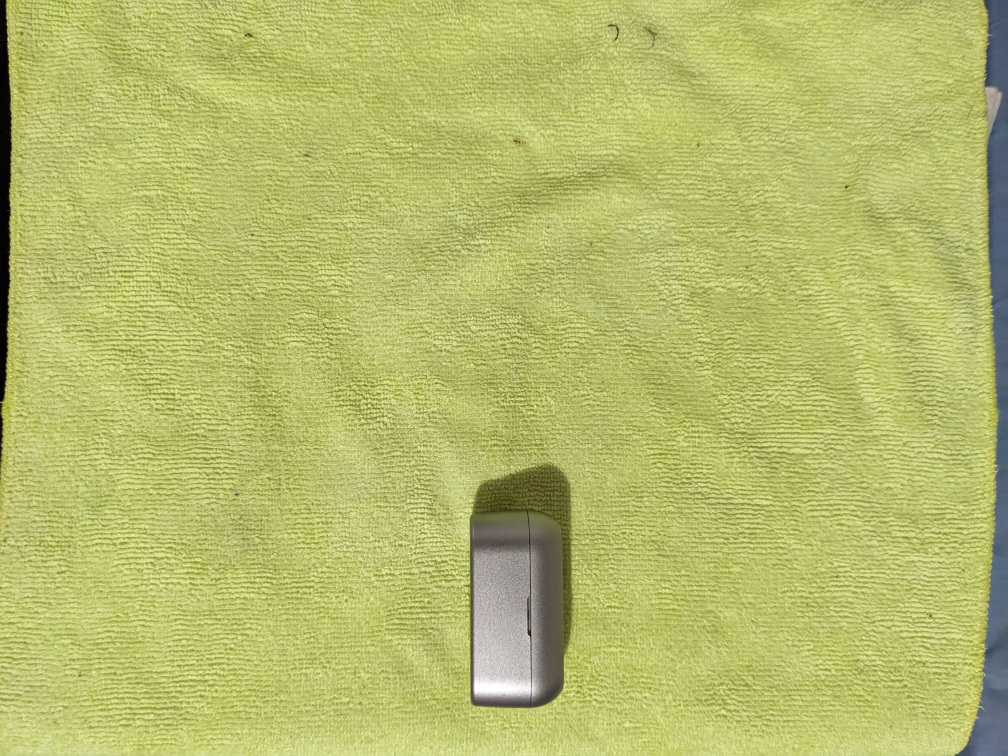
#> input picture images/case.jpg, 4032 x 3024 px, given in place of the camera (shown at 1/4 size)
$ python congreso_camera.py
#> lines starting #> are read from the running program, lines starting #| are printed output that depends on the picture; after the words box and inside, x2 and y2 are one past the last pixel; in counts of white or black regions, pixels touching at a corner belong together
import cv2
# from skimage.metrics import structural_similarity as ss
from matplotlib import pyplot as plt

vid=cv2.VideoCapture(1)

def show(image):
    # image=cv2.resize(image,(900,900))
    cv2.imshow('imagen',image)

    cv2.waitKey(0)
    cv2.destroyAllWindows()
try:
    while True:
        result=False
        a=10
        #sigue tomando foto hasta que salga un resultado positivo
        while not(result) and a>=0:
            result,image=vid.read()
#> image is the input picture: shape (3024, 4032, 3); mean B, G, R 108.3, 187.8, 183
            a-=1


        im1=cv2.cvtColor(image,cv2.COLOR_BGR2GRAY)
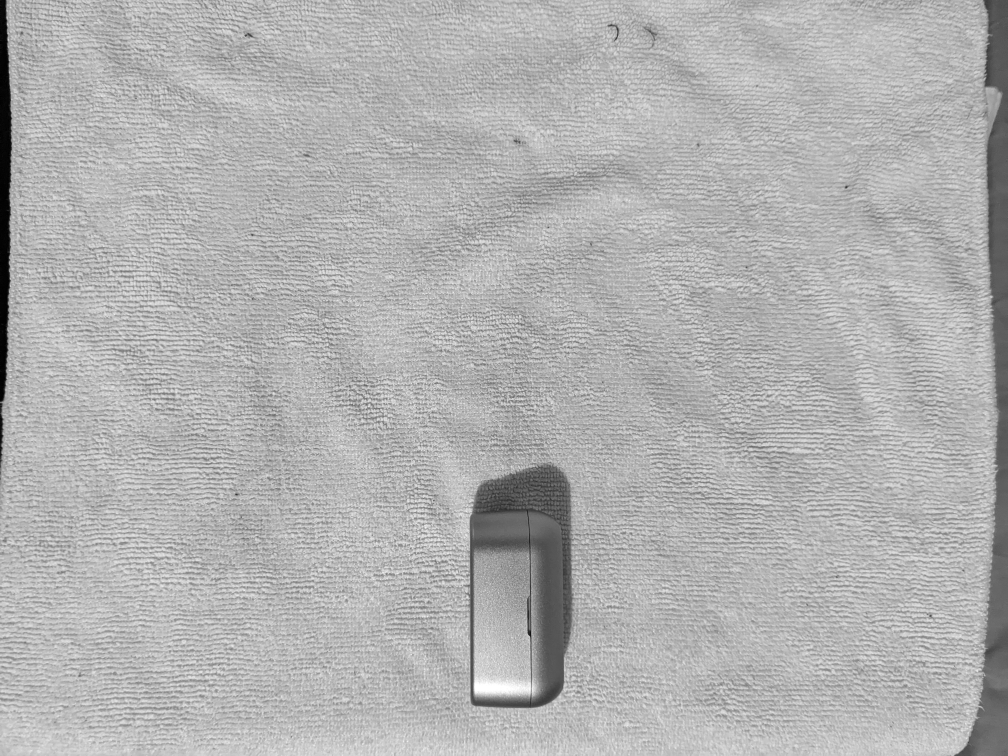
#> im1: shape (3024, 4032) (shown at 1/4 size); min 0, max 255, mean 177.2

        #blur image
        im1=cv2.blur(im1,(5,5))
        #set threshold
        _,t=cv2.threshold(im1,100,255,cv2.THRESH_BINARY_INV)
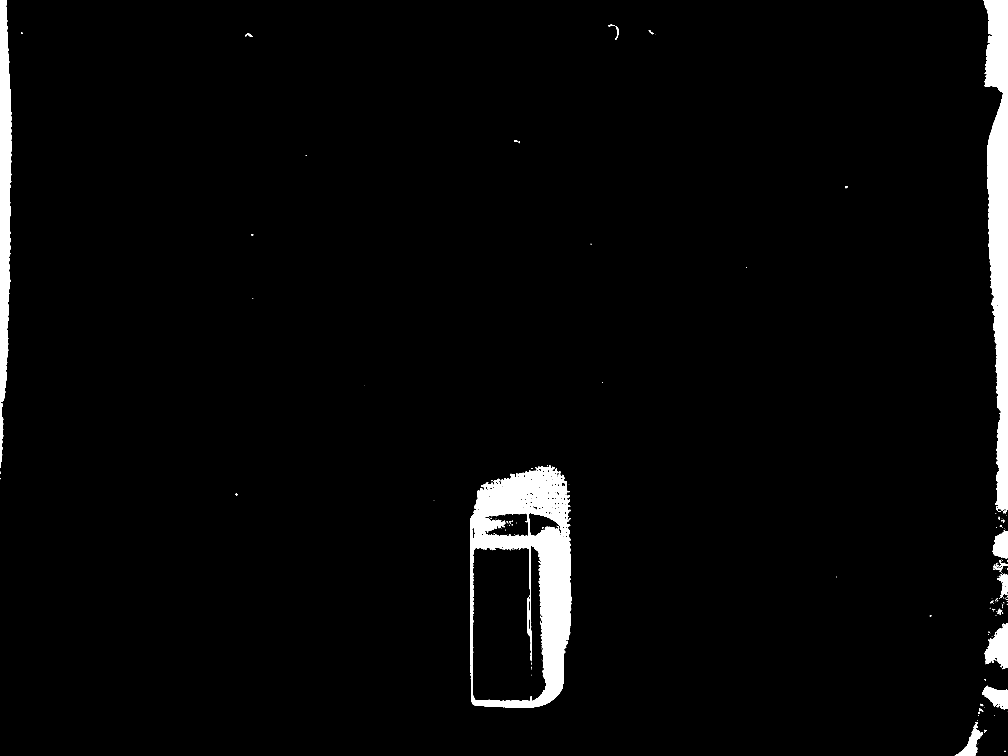
#> t: shape (3024, 4032) (shown at 1/4 size); 3.1% white; 203 white regions (157 under 20 px)
        c,b=cv2.findContours(t,cv2.RETR_EXTERNAL,cv2.CHAIN_APPROX_NONE)
#> c = 160 contours, 125 with area under 20; largest, box (x1, y1, x2, y2) and area: (1881, 1861, 2288, 2831) 350580, (3934, 0, 4032, 2043) 122727, (0, 0, 48, 1608) 55793, (3938, 2494, 4032, 2677) 10070, (3928, 2744, 4032, 2840) 5476; b = 160 rows, first 6: [1, -1, -1, -1], [2, 0, -1, -1], [3, 1, -1, -1], [4, 2, -1, -1], [5, 3, -1, -1], [6, 4, -1, -1]
        im1=cv2.drawContours(image,c,-1,(0,255,0),1)
#> im1: shape (3024, 4032, 3)
        show(im1)

except KeyboardInterrupt:
    vid.release()

$ run again, on images/empty.jpg
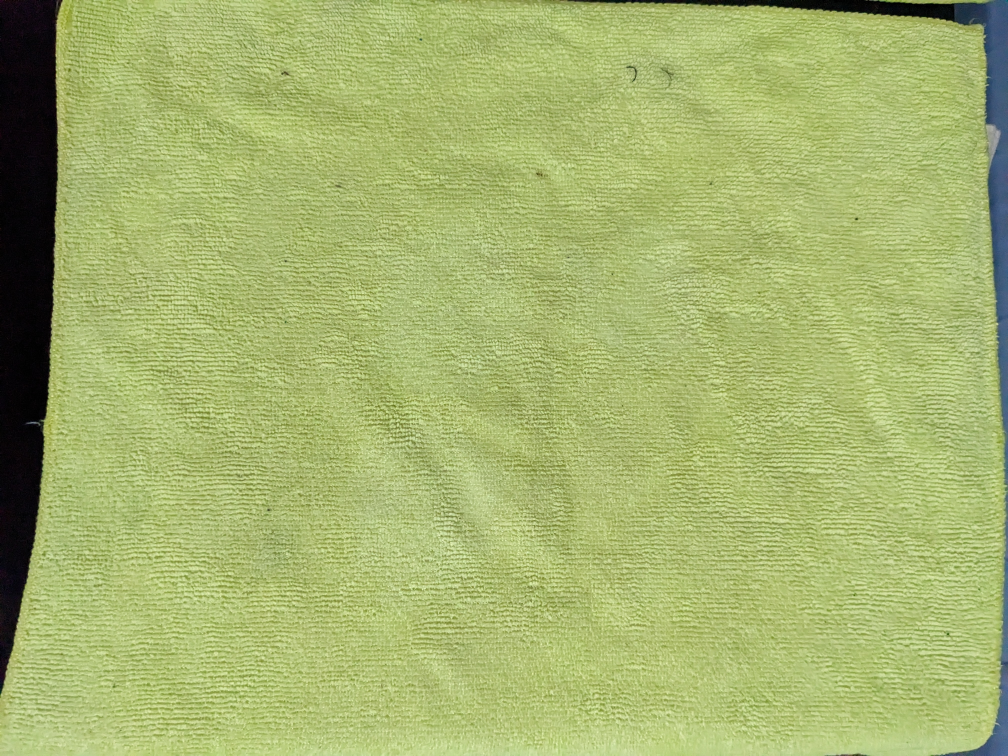
#> input picture images/empty.jpg, 4032 x 3024 px, given in place of the camera (shown at 1/4 size)
#> image is the input picture: shape (3024, 4032, 3); mean B, G, R 110.7, 180.3, 165.4
#> `im1=cv2.cvtColor(image,cv2.COLOR_BGR2GRAY)`:
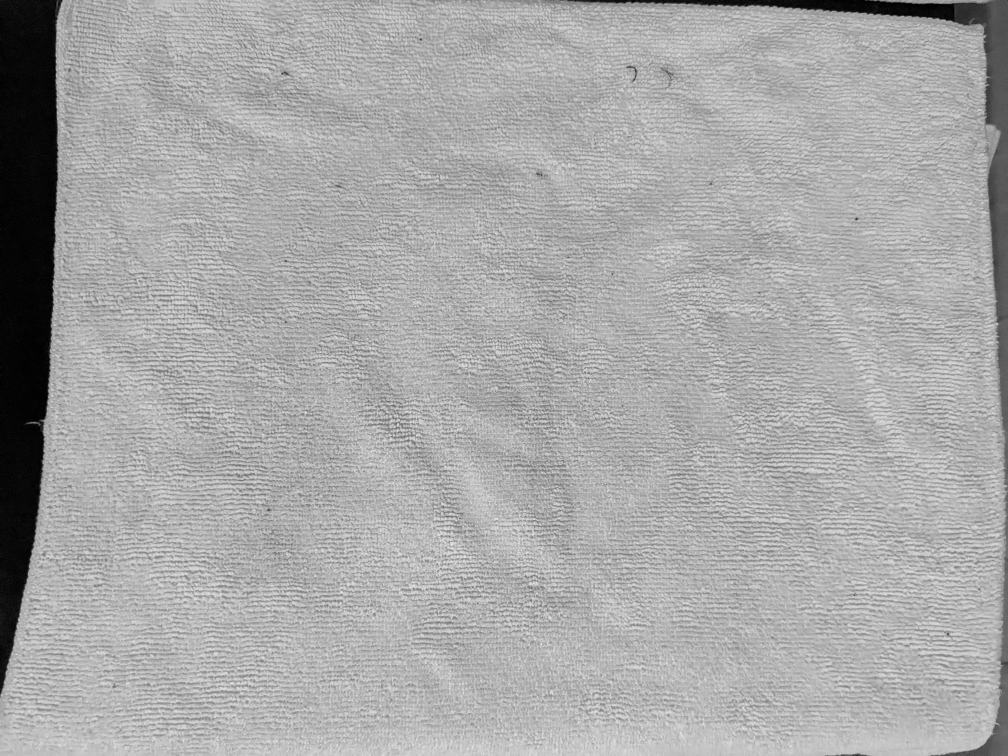
#> im1: shape (3024, 4032) (shown at 1/4 size); min 0, max 247, mean 167.9
#> `_,t=cv2.threshold(im1,100,255,cv2.THRESH_BINARY_INV)`:
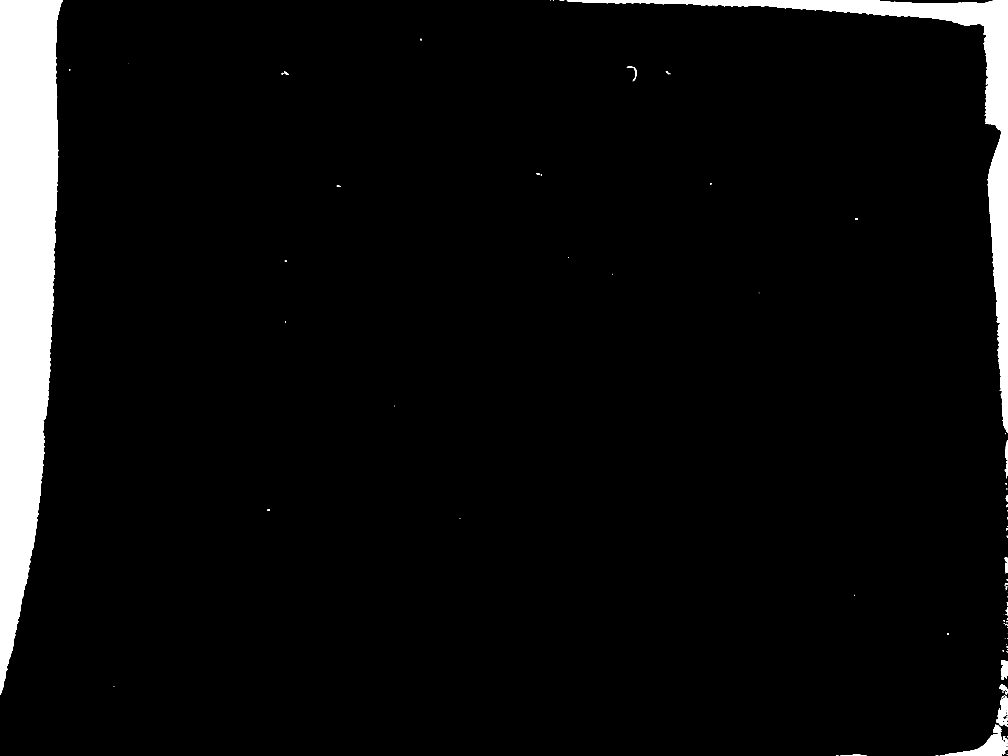
#> t: shape (3024, 4032) (shown at 1/4 size); 5.5% white; 103 white regions (61 under 20 px)
#> c = 103 contours, 71 with area under 20; largest, box (x1, y1, x2, y2) and area: (0, 0, 250, 2780) 486806, (2267, 0, 4032, 1730) 159878, (3766, 2899, 4032, 3024) 9857, (3985, 2784, 4032, 2907) 3110, (4003, 2641, 4032, 2720) 1582; b = 103 rows, first 6: [1, -1, -1, -1], [2, 0, -1, -1], [3, 1, -1, -1], [4, 2, -1, -1], [5, 3, -1, -1], [6, 4, -1, -1]
